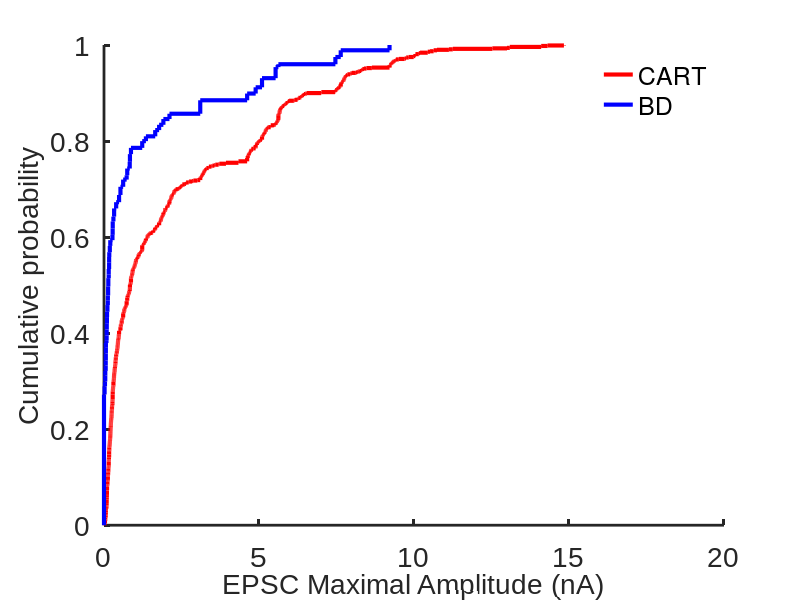
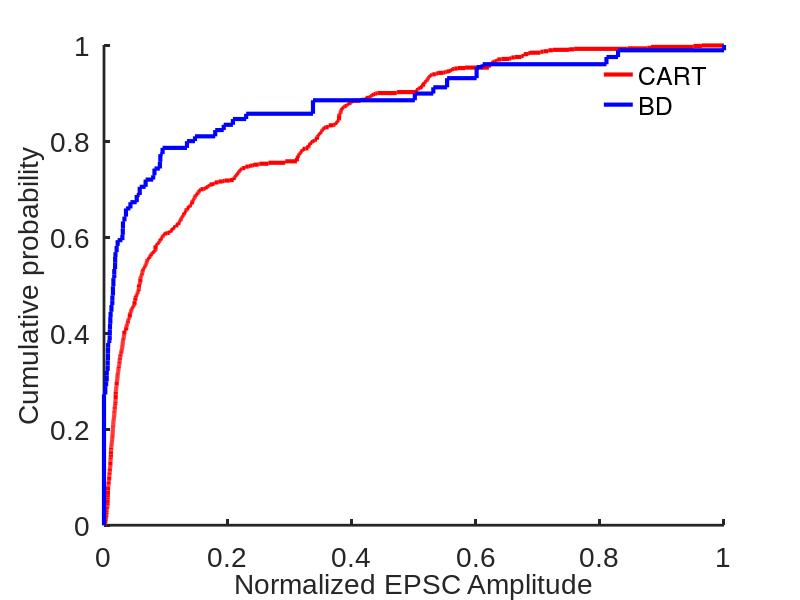
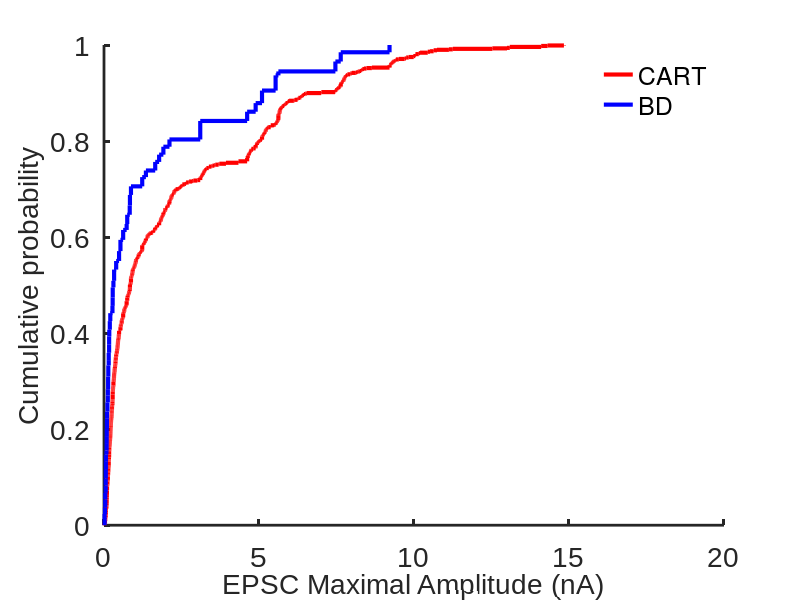
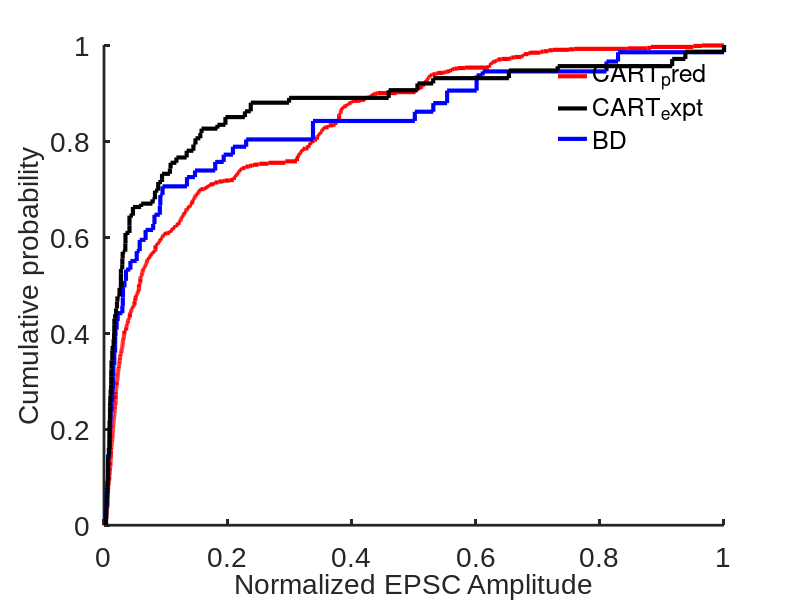

These charts were generated, in order, by the following MATLAB code:
close all
clear variables
clc

data = importdata('BD_AMPA_MAX.csv'); % Pool of maximum currents evoked by BD-CreER+ inputs 
data_cart = importdata('CART_AMPA_MAX.csv'); % Pool of maximum currents evoked by CART-Cre+ inputs
TC_total = 1000; 
Nonspec_frac = 0.2726;  % Fraction of nonspecific labelling in RGC_CART-Cre mice
BD_frac = (1 - Nonspec_frac) * 0.494; % Fraction of ventral ooDSGCs 
Dors_frac = (1 - Nonspec_frac) * 0.506; % Fraction of dorsal ooDSGCs

RGC_Nonspec = [];
RGC_BD = [];
RGC_Dors = [];
RGC_CART = [];
CART = [];

i = 1;
while i <= TC_total * Nonspec_frac
    RGC_Nonspec (i) = data(randi(size(data,1)));
    RGC_Dors (i) = 0;
    RGC_BD (i) = 0;
    RGC_CART (i) = RGC_Nonspec (i) + RGC_Dors (i) + RGC_BD (i);
    CART(i) = data_cart(randi(size(data_cart,1)));
    i = i+1;
end

i = 1;
while i <= TC_total * (1-Nonspec_frac)
    RGC_Nonspec (end+1) = 0;
    RGC_Dors (end+1) = data(randi(size(data,1)));
    RGC_BD (end+1) = data(randi(size(data,1)));
    RGC_CART (end+1) = RGC_Nonspec (end) + RGC_Dors (end) + RGC_BD (end);
    CART(end+1) = data_cart(randi(size(data_cart,1)));
    i = i+1;
end

RGC_CART_plot = cdfplot (RGC_CART);
hold on;
BD_plot = cdfplot (RGC_BD);
hold on;
set (RGC_CART_plot, 'LineWidth', 3, 'Color', 'R');
set (BD_plot, 'LineWidth', 3, 'Color', 'B');
set(gca, 'LineWidth', 2);
set(gca, 'FontName', 'Arial');
set(gca, 'FontSize', 20);
box off
grid off
xlabel('EPSC Maximal Amplitude (nA)','FontSize',20);
ylabel('Cumulative probability','FontSize',20);
legend([RGC_CART_plot BD_plot], 'CART', 'BD', 'Location', 'best')
%legend("");
legend boxoff
title("");

nor_RGC_CART = RGC_CART / max (RGC_CART);
nor_RGC_BD = RGC_BD / max (RGC_BD);
nor_CART = CART / max (CART);

figure (2);
nor_RGC_CART_plot = cdfplot (nor_RGC_CART);
hold on;
nor_BD_plot = cdfplot (nor_RGC_BD);
set (nor_RGC_CART_plot, 'LineWidth', 3, 'Color', 'R');
set (nor_BD_plot, 'LineWidth', 3, 'Color', 'B');
set(gca, 'LineWidth', 2);
set(gca, 'FontName', 'Arial');
set(gca, 'FontSize', 20);
box off
grid off
xlabel('Normalized EPSC Amplitude','FontSize',20);
ylabel('Cumulative probability','FontSize',20);
legend([nor_RGC_CART_plot nor_BD_plot], 'CART', 'BD', 'Location', 'best')
%legend ("");
legend boxoff
title("");

j = 1;
i = 1;
while j <= length (RGC_CART)
    if RGC_CART (j) > 0
        RGC_CART_nonZ (i) = RGC_CART (j);
        i = i+1;
    else
    end
    j = j+1;
end

j = 1;
i = 1;
while j <= length (RGC_BD)
    if RGC_BD (j) > 0
        RGC_BD_nonZ (i) = RGC_BD (j);
        i = i+1;
    else
    end
    j = j+1;
end

j = 1;
i = 1;
while j <= length (RGC_Dors)
    if RGC_Dors (j) > 0
        RGC_Dors_nonZ (i) = RGC_Dors (j);
        i = i+1;
    else
    end
    j = j+1;
end

figure (3);
RGC_CART_nonZ_plot = cdfplot (RGC_CART_nonZ);
hold on;
RGC_BD_nonZ_plot = cdfplot (RGC_BD_nonZ);
set (RGC_CART_nonZ_plot, 'LineWidth', 3, 'Color', 'R');
set (RGC_BD_nonZ_plot, 'LineWidth', 3, 'Color', 'B');
set(gca, 'LineWidth', 2);
set(gca, 'FontName', 'Arial');
set(gca, 'FontSize', 20);
box off
grid off
xlabel('EPSC Maximal Amplitude (nA)','FontSize',20);
ylabel('Cumulative probability','FontSize',20);
legend([RGC_CART_nonZ_plot RGC_BD_nonZ_plot], 'CART', 'BD', 'Location', 'best')
%legend("");
legend boxoff
title("");

j = 1;
i = 1;
while j <= length (nor_RGC_CART)
    if nor_RGC_CART (j) > 0
        nor_RGC_CART_nonZ (i) = nor_RGC_CART (j);
        i = i+1;
    else
    end
    j = j+1;
end

j = 1;
i = 1;
while j <= length (nor_RGC_BD)
    if nor_RGC_BD (j) > 0
        nor_RGC_BD_nonZ (i) = nor_RGC_BD (j);
        i = i+1;
    else
    end
    j = j+1;
end

j = 1;
i = 1;
while j <= length (nor_CART)
    if nor_CART (j) > 0
        nor_CART_nonZ (i) = nor_CART (j);
        i = i+1;
    else
    end
    j = j+1;
end

figure (4);
nor_RGC_CART_nonZ_plot = cdfplot (nor_RGC_CART_nonZ);
hold on;
nor_RGC_BD_nonZ_plot = cdfplot (nor_RGC_BD_nonZ);
hold on;
nor_CART_nonZ_plot = cdfplot (nor_CART_nonZ);
set (nor_RGC_CART_nonZ_plot, 'LineWidth', 3, 'Color', 'R');
set (nor_RGC_BD_nonZ_plot, 'LineWidth', 3, 'Color', 'B');
set (nor_CART_nonZ_plot, 'LineWidth', 3, 'Color', 'k');
set(gca, 'LineWidth', 2);
set(gca, 'FontName', 'Arial');
set(gca, 'FontSize', 20);
box off
grid off
xlabel('Normalized EPSC Amplitude','FontSize',20);
ylabel('Cumulative probability','FontSize',20);
legend([nor_RGC_CART_nonZ_plot nor_CART_nonZ_plot nor_RGC_BD_nonZ_plot], 'CART_pred', 'CART_expt', 'BD', 'Location', 'best');
%legend("");
legend boxoff
title("");
[nor_nonZ_h1,p1] = kstest2 (nor_RGC_CART_nonZ, nor_RGC_BD_nonZ);
